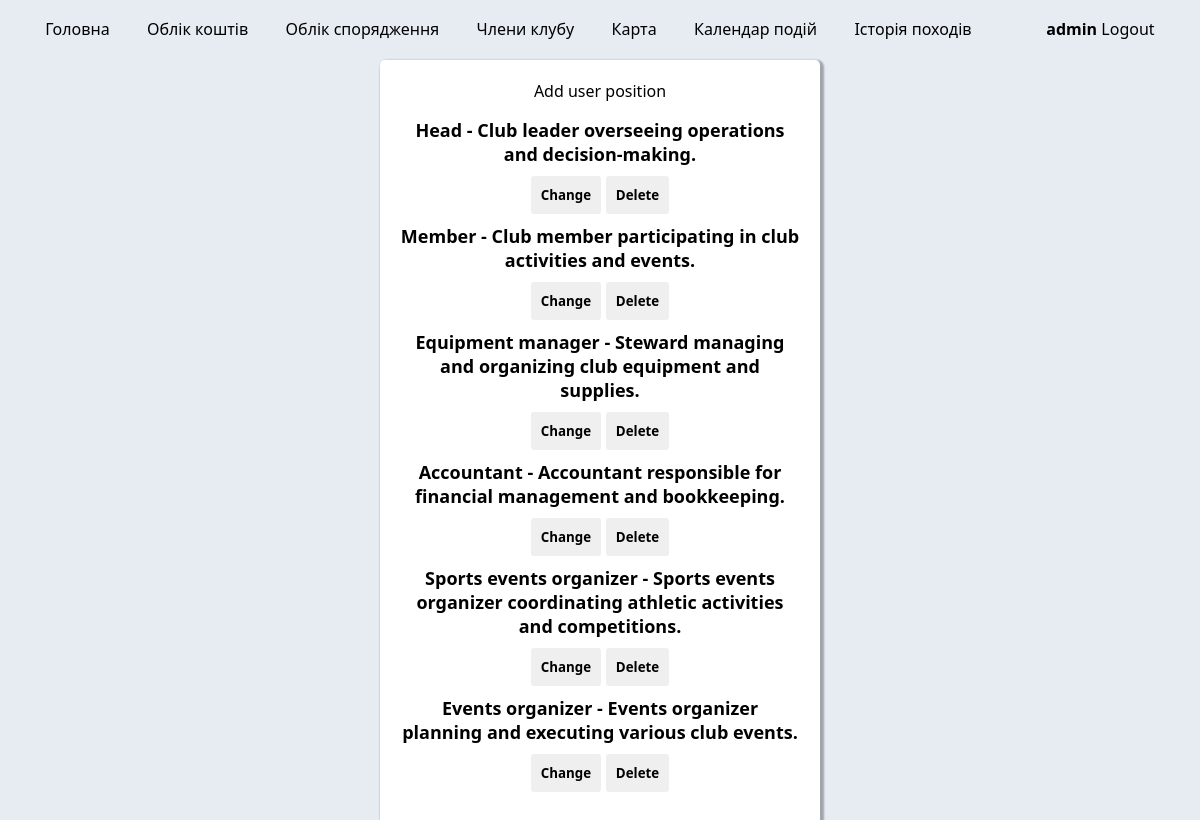
The app's page /get_user_position/ (signed in) with its own data.
### users/models.py (models this page shows, shortened)
class UserPositions(models.Model):
    positions_category = models.CharField(max_length=20, unique=True, null=False)
    positions_category_info = models.CharField(max_length=150)

### users/views.py (the view)
# urls.py: path("get_user_position/", views.get_user_position, name="get_user_position"),
@decorators.login_required(login_url='/login/')
def get_user_position(request):
    permission = permissions_signup_checker(request)
    if not permission:
        return redirect(to="users:club_members")
    user_positions = UserPositions.objects.all()
    return render(
                    request,
                    "users/user_positions.html",
                    context={"user_positions": user_positions}
                )

### users/views.py (called while the page is built)
def permissions_signup_checker(request):
    permission = True
    try:
        profile = request.user.profile
        user_positions = profile.user_position.all()
    except Profile.DoesNotExist:
        permission = False
        return permission
    allowed_positions = ["Head"] #### Винести в окремий файл
    if not any(position.positions_category in allowed_positions for position in user_positions):
        messages.error(request, "Ви не маєте прав доступу до цієї сторінки") ###################################
        permission = False
        return permission
    else:
        return permission

### users/templates/users/user_positions.html (shortened to what this page needs)
{% extends "layouts/base.html" %}
{% block stylesheets %}{% endblock stylesheets %} {% block content %}
<div class="modal">
<a class="link" href="{% url 'users:add_user_position' %}" role="button">Add user position</a>
<ul class="list" >
    {% for user_position in user_positions%}
    <li class="items">
      {{user_position.positions_category}} - {{user_position.positions_category_info}}
      <div class="buttons">
      <a class="link" href="{% url 'users:change_user_position' user_position.id %}" role="button"><button class="btn" type="button"> Change</button></a>
      <a class="link" href="{% url 'users:delete_user_position' user_position.id %}" role="button" class="contrast"><button class="btn" type="button"> Delete</button></a>
    </div>
    </li>
    {% endfor %}
  </ul>
</div>
{% endblock content %}

### equipment_accounting/templates/layouts/base.html (shortened to what this page needs)
<!DOCTYPE html>
<html lang="en">
  <head>
    {% load static %}
    <link rel="stylesheet" href="{% static '/assets/css/style.css' %}" />
  </head>
  <body>
    <header class="site-header">
      <nav >
            <div class="container navbar">
                        <a class="link" href="/">Головна</a>
                        {% if user.is_authenticated %}
                        <a class="link" href="{% url 'users:placeholders' %}">Облік коштів</a>
                        <a class="link" href="{% url 'equipment:get_equipments' %}">Облік спорядження</a>
                        <a class="link" href="{% url 'users:club_members' %}">Члени клубу</a>
                        {% endif %}
                        <a class="link" href="{% url 'users:placeholders' %}">Карта</a>
                        <a class="link" href="{% url 'users:placeholders' %}">Календар подій</a>
                        <a class="link" href="{% url 'users:placeholders' %}">Історія походів</a>
                  <div class="collapse navbar-collapse flex-row-reverse" id="navbarToggle">
                        <div class="navbar-nav">
                            {% if user.is_authenticated %}
                                <a class="link" href="{% url 'users:profile' user_id=user.id %}"><b>{{ user.username }}</b></a>
                                <a class="link" href="{% url 'users:logout' %}">Logout</a>
                                {% else %}
                                <a class="link" href="{% url 'users:login' %}">Login</a>
                                {% endif %}
                        </div>
                  </div>
            </div>
      </nav>
    </header>
    <main role="main" class="container">
      <div class="row">
        <div class="col-md-8">
    {% block content %}{% endblock content %}
  </main>
  </body>
</html>

### equipment_accounting/static/assets/css/style.css (style rules this page uses)
.list { list-style: none; }
.buttons { margin-top: 10px; }
.btn { font-family: 'Segoe UI', Tahoma, Geneva, Verdana, sans-serif; padding: 10px; border-radius: 3px; border: none; color: black; font-weight: bold; }
body { background-color: #e7ecf2; font-family: 'Segoe UI', Tahoma, Geneva, Verdana, sans-serif; }
.link { text-decoration: none; color: black; }
.modal { text-align: center; padding: 20px; background-color: #fff; border: none; border-radius: 5px; box-shadow: 2px 2px 2px 2px rgba(0,0,0,.3); margin: 0 auto; overflow: hidden; width: 400px; }
ul { padding: 0; }
.items { font-size: large; font-weight: bold; margin-top: 10px; }
.container { padding: 10px 0; }
.navbar { display: flex; justify-content: space-evenly; }

### records on screen
UserPositions: positions_category "Head", positions_category_info "Club leader overseeing operations and decision-making."
UserPositions: positions_category "Member", positions_category_info "Club member participating in club activities and events."
UserPositions: positions_category "Equipment manager", positions_category_info "Steward managing and organizing club equipment and supplies."
UserPositions: positions_category "Accountant", positions_category_info "Accountant responsible for financial management and bookkeeping."
UserPositions: positions_category "Sports events organizer", positions_category_info "Sports events organizer coordinating athletic activities and competitions."
UserPositions: positions_category "Events organizer", positions_category_info "Events organizer planning and executing various club events."

### other values on screen
{{ user.username }} "admin"
